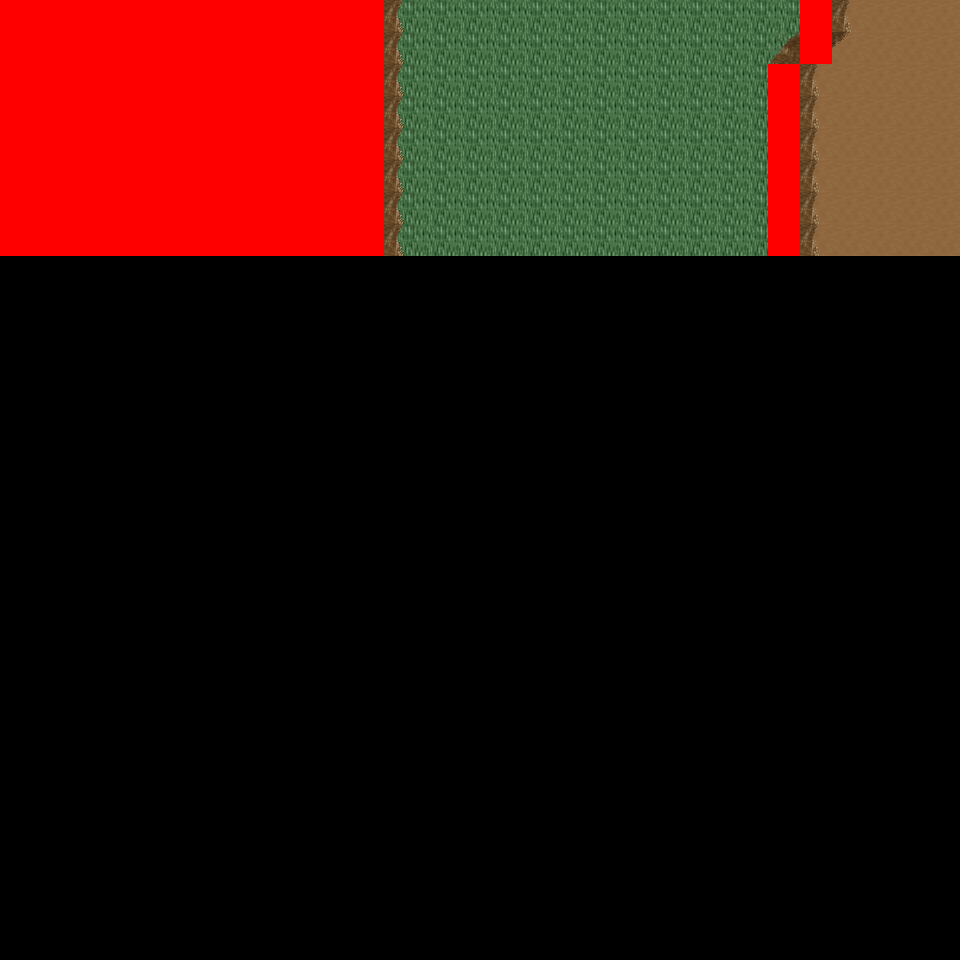

Tiled map render using the project's own tile images. Description and the map definition, with tile-layer contents summarised, below:
An orthogonal 30x30 tile map with 32x32 px tiles, 6 tile layers (Ground, Object, Object2, Above, ...), 12 tilesets and 3 objects (3x mapExit).

<map version="1.0" orientation="orthogonal" renderorder="right-down" width="30" height="30" tilewidth="32" tileheight="32" nextobjectid="4">
  <tileset firstgid="1" name="tileset_logic_collision" tilewidth="32" tileheight="32" tilecount="1" columns="1">
    <image source="../drawable/tileset_logic_collision.png" width="32" height="32" />
  </tileset>
  <tileset firstgid="2" name="tileset_ground_ground" tilewidth="32" tileheight="32" tilecount="33" columns="3">
    <image source="../drawable/tileset_ground_ground.png" width="96" height="352" />
  </tileset>
  <tileset firstgid="35" name="tileset_ground_ridge_earth_pale" tilewidth="32" tileheight="32" tilecount="96" columns="12">
    <image source="../drawable/tileset_ground_ridge_earth_pale.png" width="384" height="256" />
  </tileset>
  <tileset firstgid="131" name="tileset_ground_ridge_earth_dark" tilewidth="32" tileheight="32" tilecount="96" columns="12">
    <image source="../drawable/tileset_ground_ridge_earth_dark.png" width="384" height="256" />
  </tileset>
  <tileset firstgid="227" name="tileset_terrain_desert" tilewidth="32" tileheight="32" tilecount="88" columns="8">
    <image source="../drawable/tileset_terrain_desert.png" width="256" height="352" />
  </tileset>
  <tileset firstgid="315" name="tileset_plant_tree_tree_darkgreen" tilewidth="32" tileheight="32" tilecount="88" columns="8">
    <image source="../drawable/tileset_plant_tree_tree_darkgreen.png" width="256" height="352" />
  </tileset>
  <tileset firstgid="403" name="tileset_ground_rock_pebbles" tilewidth="32" tileheight="32" tilecount="3" columns="1">
    <image source="../drawable/tileset_ground_rock_pebbles.png" width="32" height="96" />
  </tileset>
  <tileset firstgid="406" name="tileset_ground_sand_2" tilewidth="32" tileheight="32" tilecount="15" columns="5">
    <image source="../drawable/tileset_ground_sand_2.png" width="160" height="96" />
  </tileset>
  <tileset firstgid="421" name="tileset_plant_cactus_2" tilewidth="32" tileheight="32" tilecount="10" columns="5">
    <image source="../drawable/tileset_plant_cactus_2.png" width="160" height="64" />
  </tileset>
  <tileset firstgid="431" name="tileset_plant_cactus" tilewidth="32" tileheight="32" tilecount="2" columns="1">
    <image source="../drawable/tileset_plant_cactus.png" width="32" height="64" />
  </tileset>
  <tileset firstgid="433" name="tileset_plant_star_shaped_plants" tilewidth="32" tileheight="32" tilecount="6" columns="2">
    <image source="../drawable/tileset_plant_star_shaped_plants.png" width="64" height="96" />
  </tileset>
  <tileset firstgid="439" name="tileset_plant_tree_evergreen" tilewidth="32" tileheight="32" tilecount="36" columns="3">
    <image source="../drawable/tileset_plant_tree_evergreen.png" width="96" height="384" />
  </tileset>
  <layer name="Ground" width="30" height="30">
    <data>[900 cells, 240 non-empty, 3 distinct tile ids]</data>
  </layer>
  <layer name="Object" width="30" height="30">
    <data>[900 cells, 51 non-empty, 15 distinct tile ids]</data>
  </layer>
  <layer name="Object2" width="30" height="30">
    <data>[900 cells, 0 non-empty, 0 distinct tile ids]</data>
  </layer>
  <layer name="Above" width="30" height="30">
    <data>[900 cells, 40 non-empty, 15 distinct tile ids]</data>
  </layer>
  <layer name="Above2" width="30" height="30">
    <data>[900 cells, 0 non-empty, 0 distinct tile ids]</data>
  </layer>
  <layer name="Walkable" width="30" height="30">
    <data>[900 cells, 104 non-empty, 1 distinct tile ids]</data>
  </layer>
  <objectgroup name="MapEvents">
    <object id="1" name="north" type="mapExit" x="384" y="0" width="416" height="32">
      <properties>
        <property name="map" value="level_0_x0_y96" />
        <property name="x" value="12" />
        <property name="y" value="28" />
      </properties>
    </object>
    <object id="2" name="north2" type="mapExit" x="832" y="0" width="128" height="32">
      <properties>
        <property name="map" value="level_0_x0_y96" />
        <property name="x" value="26" />
        <property name="y" value="28" />
      </properties>
    </object>
    <object id="3" name="east" type="mapExit" x="928" y="0" width="32" height="960">
      <properties>
        <property name="map" value="level_0_x1_y97" />
        <property name="x" value="1" />
        <property name="y" value="0" />
      </properties>
    </object>
  </objectgroup>
</map>
